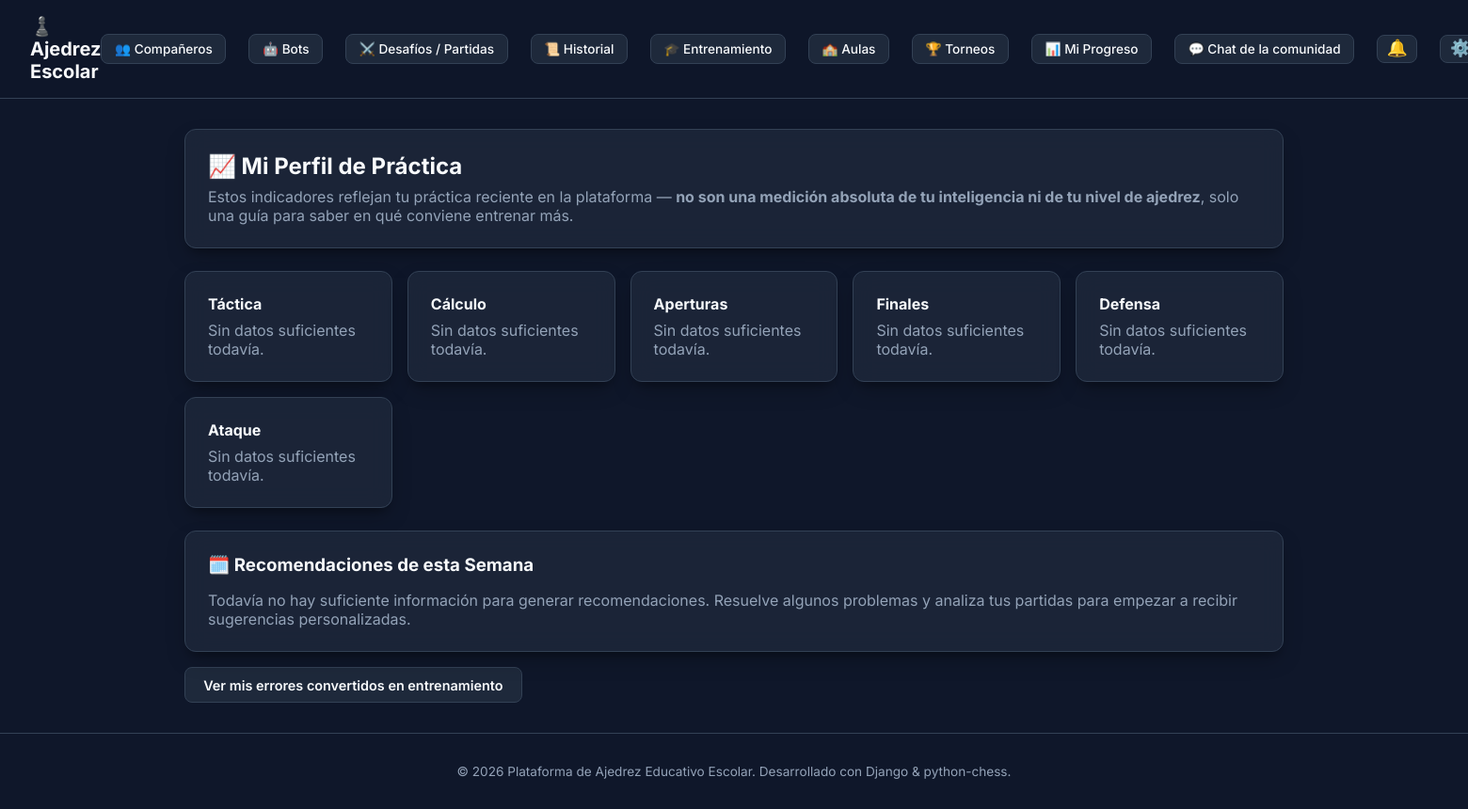
The app's page /personalization/ (signed in), older data.
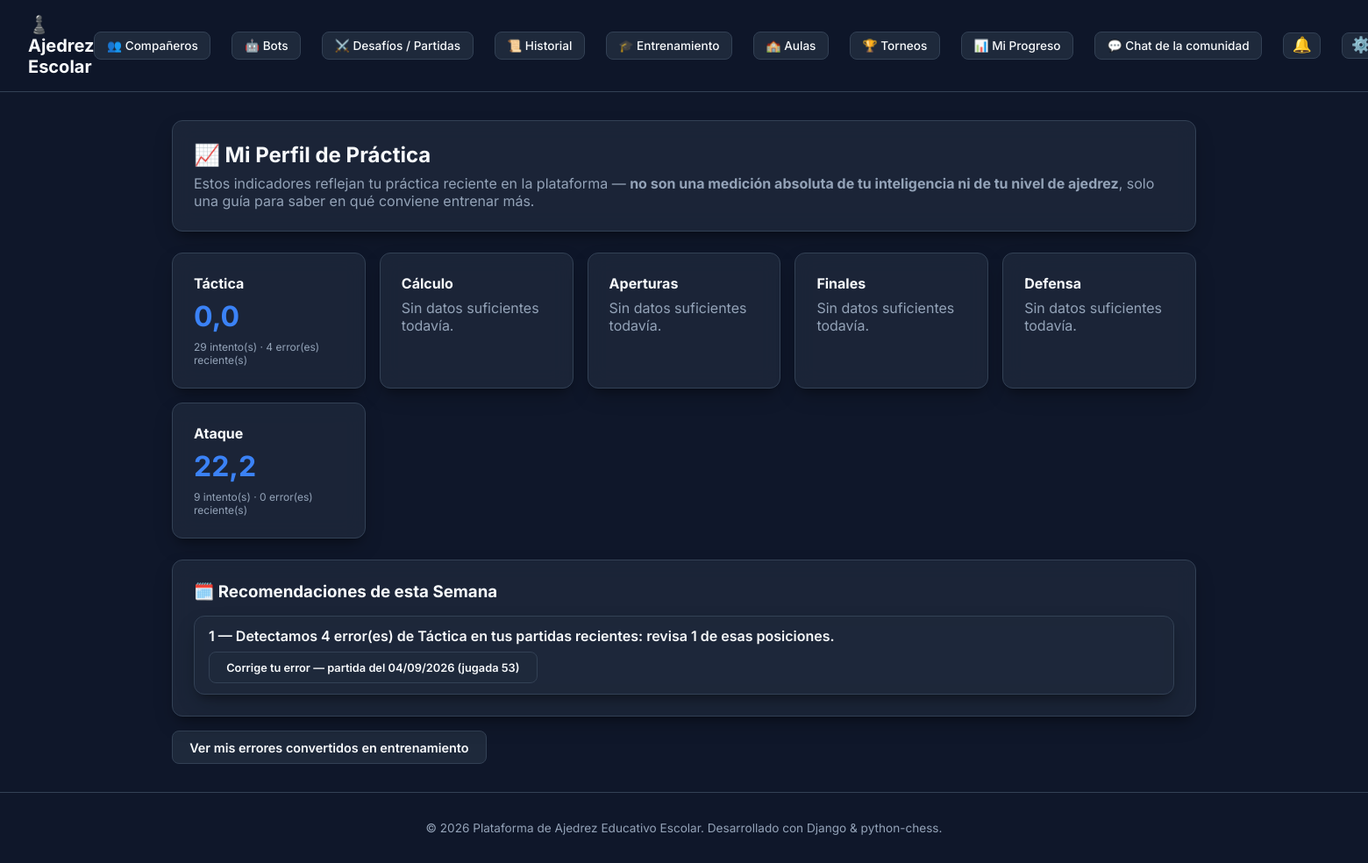
The same page, newer data.
### apps/training/models.py (models this page shows, shortened)
class Puzzle(models.Model):
    class Category(models.TextChoices):
        TACTICS = 'TACTICS', 'Táctica'
        CALCULATION = 'CALCULATION', 'Cálculo'
        STRATEGY = 'STRATEGY', 'Estrategia'
        OPENINGS = 'OPENINGS', 'Aperturas'
        MIDDLEGAME = 'MIDDLEGAME', 'Medio Juego'
        ENDGAME = 'ENDGAME', 'Finales'
        DEFENSE = 'DEFENSE', 'Defensa'
        ATTACK = 'ATTACK', 'Ataque'
    class Theme(models.TextChoices):
        FORK = 'FORK', 'Doble / Horquilla'
        PIN = 'PIN', 'Clavada'
        SKEWER = 'SKEWER', 'Ataque a la Descubierta / Enfilada'
        MATE = 'MATE', 'Jaque Mate'
        OPPOSITION = 'OPPOSITION', 'Oposición'
        PAWN_ENDGAME = 'PAWN_ENDGAME', 'Final de Peones'
        ROOK_ENDGAME = 'ROOK_ENDGAME', 'Final de Torres'
        MINOR_PIECES_ENDGAME = 'MINOR_PIECES_ENDGAME', 'Final de Piezas Menores'
        OPENING_REPERTOIRE = 'OPENING_REPERTOIRE', 'Repertorio de Apertura'
        DEFENSIVE_RESOURCE = 'DEFENSIVE_RESOURCE', 'Recurso Defensivo'
        BEST_CONTINUATION = 'BEST_CONTINUATION', 'Mejor Continuación'
        POSITION_RECOGNITION = 'POSITION_RECOGNITION', 'Reconocimiento Posicional'
    class Difficulty(models.TextChoices):
        BEGINNER = 'BEGINNER', 'Principiante (1000)'
        INTERMEDIATE = 'INTERMEDIATE', 'Intermedio (1400)'
        ADVANCED = 'ADVANCED', 'Avanzado (1800)'
        MASTER = 'MASTER', 'Maestro (2200+)'
    class Objective(models.TextChoices):
        FIND_MOVE = 'FIND_MOVE', 'Encontrar una Jugada'
        FIND_SEQUENCE = 'FIND_SEQUENCE', 'Encontrar una Secuencia'
        WIN = 'WIN', 'Ganar la Posición'
        DRAW = 'DRAW', 'Conseguir Tablas'
        DEFEND = 'DEFEND', 'Defender la Posición'
        BEST_CONTINUATION = 'BEST_CONTINUATION', 'Encontrar la Mejor Continuación'
        RECOGNIZE_IDEA = 'RECOGNIZE_IDEA', 'Reconocer una Idea'
        PRACTICE_OPENING = 'PRACTICE_OPENING', 'Practicar una Apertura'
        PRACTICE_ENDGAME = 'PRACTICE_ENDGAME', 'Practicar un Final'
    class SideToMove(models.TextChoices):
        WHITE = 'WHITE', 'Blancas'
        BLACK = 'BLACK', 'Negras'
    class Status(models.TextChoices):
        DRAFT = 'DRAFT', 'Borrador'
        IN_REVIEW = 'IN_REVIEW', 'En Revisión'
        PUBLISHED = 'PUBLISHED', 'Publicado'
        REJECTED = 'REJECTED', 'Rechazado'
        ARCHIVED = 'ARCHIVED', 'Archivado'
    id = models.UUIDField(primary_key=True, default=uuid.uuid4, editable=False)
    title = models.CharField(max_length=200, verbose_name="Título")
    description = models.TextField(blank=True, verbose_name="Descripción / Instrucción")
    author = models.ForeignKey(settings.AUTH_USER_MODEL, on_delete=models.SET_NULL, null=True, blank=True)
    initial_fen = models.CharField(max_length=100, default=chess.STARTING_FEN, verbose_name="FEN Inicial")
    side_to_move = models.CharField(max_length=10, choices=SideToMove.choices, default=SideToMove.WHITE)
    category = models.CharField(max_length=20, choices=Category.choices, default=Category.TACTICS)
    theme = models.CharField(max_length=30, choices=Theme.choices, default=Theme.FORK)
    difficulty = models.CharField(max_length=20, choices=Difficulty.choices, default=Difficulty.BEGINNER)
    objective = models.CharField(max_length=30, choices=Objective.choices, default=Objective.WIN)
    solution_moves = models.JSONField(default=list, blank=True, verbose_name="Secuencia Solución (UCI)")
    variations_json = models.JSONField(default=dict, blank=True, verbose_name="Variantes Aceptadas")
    hints = models.JSONField(default=list, blank=True, verbose_name="Pistas de Ayuda")
    status = models.CharField(max_length=15, choices=Status.choices, default=Status.DRAFT)
    moderated_by = models.ForeignKey(
        settings.AUTH_USER_MODEL, on_delete=models.SET_NULL, null=True, blank=True,
        related_name='moderated_puzzles', verbose_name="Moderado por"
    )
    moderation_notes = models.TextField(blank=True, verbose_name="Notas de Moderación / Motivo de Rechazo")
    reviewed_at = models.DateTimeField(null=True, blank=True)
    created_at = models.DateTimeField(auto_now_add=True)
    updated_at = models.DateTimeField(auto_now=True)
    class Meta:
        ordering = ['-created_at']

### apps/personalization/views.py (the view)
# urls.py: path('', views.PersonalizationDashboardView.as_view(), name='personalization_dashboard'),
class PersonalizationDashboardView(LoginRequiredMixin, View):
    template_name = 'personalization/dashboard.html'
    def get(self, request):
        context = {
            'profile': StudentProfileService.compute_profile(request.user),
            'recommendations': RecommendationService.build_weekly_recommendations(request.user),
        }
        return render(request, self.template_name, context)

### apps/accounts/models.py (called while the page is built)
    @property
    def rank(self):
        from apps.ratings.elo import rank_for_elo
        return rank_for_elo(self.elo_rating)

### apps/personalization/context_processors.py (called while the page is built)
def chess_appearance(request):
    user = getattr(request, 'user', None)
    piece_set, board_theme, is_custom = resolve_user_appearance(user)
    return {
        'user_piece_set': piece_set,
        'user_board_theme': board_theme,
        'is_custom_appearance': is_custom,
        'chess_piece_sets': PIECE_SETS,
        'chess_board_themes': BOARD_THEMES,
    }

### apps/personalization/models.py (called while the page is built)
    @classmethod
    def get_solo(cls):
        obj, _ = cls.objects.get_or_create(id=1)
        return obj

### apps/personalization/recommendations.py (called while the page is built)
def _solved_puzzle_ids(user):
    return set(PuzzleAttempt.objects.filter(user=user, solved=True).values_list('puzzle_id', flat=True))

### apps/ratings/elo.py (called while the page is built)
def rank_for_elo(elo: int) -> PlayerRank:
    for rank in reversed(_RANKS_DESC):
        if elo >= rank.min_elo:
            return rank
    return PlayerRank.NOVATO

    @property
    def label(self) -> str:
        return self.value[0]

    @property
    def min_elo(self) -> int:
        return self.value[1]

### templates/personalization/dashboard.html (shortened to what this page needs)
{% extends 'base.html' %}
{% block content %}
<div class="card" style="margin-bottom: 1.5rem;">
    <h2>📈 Mi Perfil de Práctica</h2>
    <p style="color: var(--text-secondary); margin-top: 0.5rem;">
        Estos indicadores reflejan tu práctica reciente en la plataforma — <strong>no son una
        medición absoluta de tu inteligencia ni de tu nivel de ajedrez</strong>, solo una guía
        para saber en qué conviene entrenar más.
    </p>
</div>
<div style="display: grid; grid-template-columns: repeat(auto-fill, minmax(200px, 1fr)); gap: 1rem; margin-bottom: 1.5rem;">
    {% for indicator in profile %}
    <div class="card">
        <h4>{{ indicator.label }}</h4>
        {% if indicator.score is not None %}
            <p style="font-size: 2rem; font-weight: 700; color: var(--accent-color); margin: 0.5rem 0;">{{ indicator.score }}</p>
            <p style="font-size: 0.75rem; color: var(--text-secondary);">
                {{ indicator.attempts }} intento(s) · {{ indicator.recent_errors }} error(es) reciente(s)
            </p>
        {% else %}
            <p style="color: var(--text-secondary); margin-top: 0.5rem;">Sin datos suficientes todavía.</p>
        {% endif %}
    </div>
    {% endfor %}
</div>
<div class="card">
    <h3>🗓️ Recomendaciones de esta Semana</h3>
    <div style="display:flex; flex-direction:column; gap: 1rem; margin-top: 1rem;">
        {% for item in recommendations %}
        <div class="card" style="padding: 0.75rem 1rem;">
            <p style="font-weight: 600;">{{ item.count }} — {{ item.reason }}</p>
            <div style="display:flex; gap: 0.5rem; margin-top: 0.5rem; flex-wrap: wrap;">
                {% for puzzle in item.puzzles %}
                <a href="{% url 'puzzle_detail' puzzle.id %}" class="btn btn-secondary" style="font-size: 0.8rem;">{{ puzzle.title }}</a>
                {% endfor %}
            </div>
        </div>
        {% empty %}
        <p style="color: var(--text-secondary);">
            Todavía no hay suficiente información para generar recomendaciones. Resuelve algunos
            problemas y analiza tus partidas para empezar a recibir sugerencias personalizadas.
        </p>
        {% endfor %}
    </div>
</div>
<div style="margin-top: 1rem;">
    <a href="{% url 'personalization_my_errors' %}" class="btn btn-secondary">Ver mis errores convertidos en entrenamiento</a>
</div>
{% endblock %}

Row changes from the older to the newer data that the page shows:
added Puzzle: title "Corrige tu error — partida del 04/09/2026 (jugada 53)"
Text that changed along with them:
new list line: "Táctica 0,0 29 intento(s) · 4 error(es) reciente(s)"
new list line: "Ataque 22,2 9 intento(s) · 0 error(es) reciente(s)"
new list line: "1 — Detectamos 4 error(es) de Táctica en tus partidas recientes: revisa 1 de esas posiciones."
list line gone: "Táctica Sin datos suficientes todavía."
list line gone: "Ataque Sin datos suficientes todavía."
text no longer shown: "Todavía no hay suficiente información para generar recomendaciones. Resuelve algunos problemas y analiza tus partidas para empezar a recibir sugerencias personalizadas."
